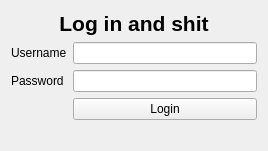
<?xml version="1.0" encoding="UTF-8"?>
<ui version="4.0">
 <class>Form</class>
 <widget class="QWidget" name="Form">
  <property name="geometry">
   <rect>
    <x>0</x>
    <y>0</y>
    <width>268</width>
    <height>151</height>
   </rect>
  </property>
  <property name="windowTitle">
   <string>Form</string>
  </property>
  <layout class="QFormLayout" name="formLayout">
   <item row="0" column="0" colspan="2">
    <widget class="QLabel" name="label">
     <property name="font">
      <font>
       <pointsize>16</pointsize>
       <weight>75</weight>
       <bold>true</bold>
      </font>
     </property>
     <property name="styleSheet">
      <string notr="true"/>
     </property>
     <property name="text">
      <string>Log in and shit</string>
     </property>
     <property name="alignment">
      <set>Qt::AlignCenter</set>
     </property>
    </widget>
   </item>
   <item row="2" column="0">
    <widget class="QLabel" name="label_2">
     <property name="text">
      <string>Username</string>
     </property>
    </widget>
   </item>
   <item row="4" column="0">
    <widget class="QLabel" name="label_3">
     <property name="text">
      <string>Password</string>
     </property>
    </widget>
   </item>
   <item row="4" column="1">
    <widget class="QLineEdit" name="password_edit">
     <property name="sizePolicy">
      <sizepolicy hsizetype="Expanding" vsizetype="Fixed">
       <horstretch>0</horstretch>
       <verstretch>0</verstretch>
      </sizepolicy>
     </property>
     <property name="echoMode">
      <enum>QLineEdit::Password</enum>
     </property>
    </widget>
   </item>
   <item row="2" column="1">
    <widget class="QLineEdit" name="username_edit">
     <property name="sizePolicy">
      <sizepolicy hsizetype="Expanding" vsizetype="Fixed">
       <horstretch>0</horstretch>
       <verstretch>0</verstretch>
      </sizepolicy>
     </property>
    </widget>
   </item>
   <item row="5" column="1">
    <widget class="QPushButton" name="login_button">
     <property name="text">
      <string>Login</string>
     </property>
    </widget>
   </item>
  </layout>
 </widget>
 <resources/>
 <connections/>
</ui>
